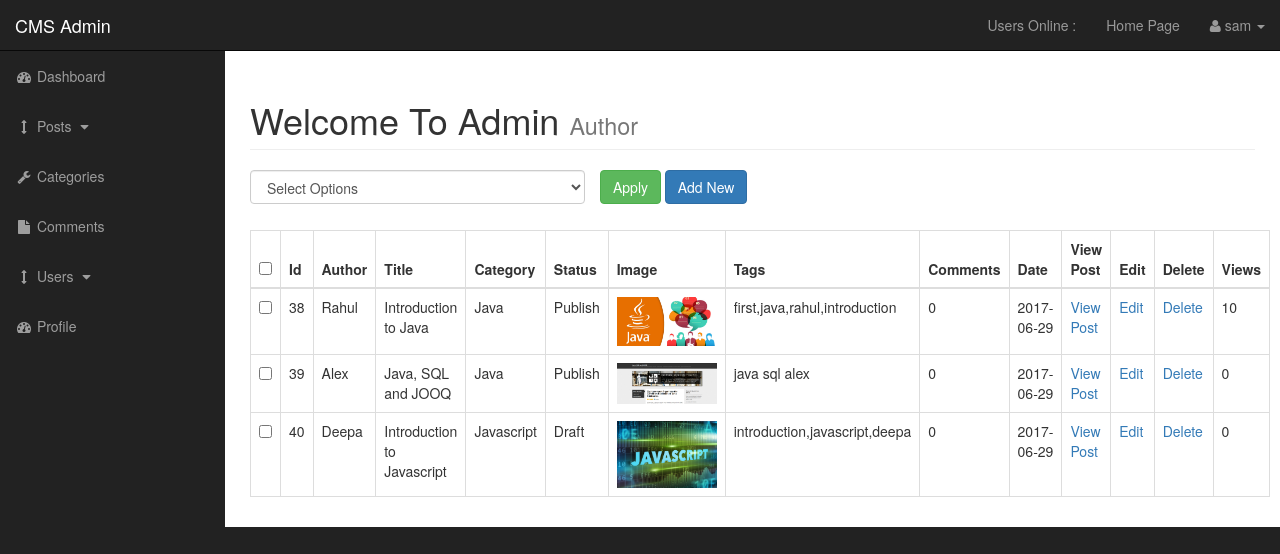
/admin/posts.php (signed in), run on the app's committed database.
### tables this page shows
CREATE TABLE `posts` (
  `post_id` int(3) NOT NULL,
  `post_category_id` int(3) NOT NULL,
  `post_title` varchar(255) NOT NULL,
  `post_author` varchar(255) NOT NULL,
  `post_date` date NOT NULL,
  `post_image` text NOT NULL,
  `post_content` text NOT NULL,
  `post_tags` varchar(255) NOT NULL,
  `post_comment_count` int(3) NOT NULL,
  `post_status` varchar(10000) NOT NULL DEFAULT 'draft',
  `post_views_count` int(11) NOT NULL
);

CREATE TABLE `categories` (
  `cat_id` int(11) NOT NULL,
  `cat_title` varchar(255) NOT NULL
);

### admin/includes/view_all_post.php (the view, shortened to what this page needs)
<form action="" method="post">
<table class="table table-bordered table-hover" >
<div id="bulkOptionContainer" class="col-xs-4">
<select value="" id="" class="form-control" name="bulk_options">
<option value="">Select Options</option>
</select>
</div>
<div class="col-xs-4">
<input type="submit" name="submit" class="btn btn-success" value="Apply">  <a class="btn btn-primary" href="posts.php?source=add_post">Add New</a>
</div>
        <thead>
        <tr>
        <th><input id="selectAllBoxes" type="checkbox"></th>
        <th>Id</th>
        <th>Author</th>
        <th>Title</th>
        <th>Category</th>
        <th>Status</th>
        <th>Image</th>
        <th>Tags</th>
        <th>Comments</th>
        <th>Date</th>
         <th>View Post</th>
        <th>Edit</th>
        <th>Delete</th>
        <th>Views</th>
  </tr>
        </thead>
        <tbody>
        <?php
$query="select * from posts ";
$select_posts=mysqli_query($connection,$query);
while($rows=mysqli_fetch_assoc($select_posts))
{
$post_id=$rows['post_id'];
$post_author=$rows['post_author'];
$post_title=$rows['post_title'];
$post_category_id=$rows['post_category_id'];
$post_status=$rows['post_status'];
$post_image=$rows['post_image'];
$post_tags=$rows['post_tags'];
$post_comment_count=$rows['post_comment_count'];
$post_date=$rows['post_date'];
$post_views_count=$rows['post_views_count'];
echo "<tr>";
?>
<td><input type='checkbox' class='checkBoxes' name='checkBoxArray[]' value='<?php echo $post_id;?>'></td>
<?php
echo "<td>$post_id</td>";
echo "<td>$post_author</td>";
echo "<td>$post_title</td>";
$query="select * from categories where cat_id ={$post_category_id} ";
$select_categories_id=mysqli_query($connection,$query);
while($rows=mysqli_fetch_assoc($select_categories_id))
{
$cat_title=$rows['cat_title'];
echo "<td>$cat_title</td>";
 }
echo "<td>$post_status</td>";
echo "<td><img width='100' src='../images/$post_image' alt='image'> </td>";
echo "<td>$post_tags</td>";
echo "<td>$post_comment_count</td>";
echo "<td>$post_date</td>";
echo "<td><a href='../post.php?p_id={$post_id}'>View Post</a></td>";
echo "<td><a href='posts.php?source=edit_post&p_id={$post_id}'>Edit</a></td>";
echo "<td><a onClick=\" javascript: return confirm('Are you sure you want ')\" href='posts.php?delete={$post_id}'>Delete</a></td>";
echo "<td>{$post_views_count}</td>";
echo "</tr>";
}
?>
 </tbody>
</table>
</form>

### admin/includes/admin_header.php (shortened to what this page needs)
<!DOCTYPE html>
<html lang="en">
<head>
    <link href="css/bootstrap.min.css" rel="stylesheet">
    <link href="css/sb-admin.css" rel="stylesheet">
    <link href="font-awesome/css/font-awesome.min.css" rel="stylesheet" type="text/css">
</head>
<body>

### admin/posts.php (shortened to what this page needs)
<?php
include "includes/admin_header.php"
?>
<div id="wrapper">
<?php
include "includes/admin_navigation.php"
?>
        <div id="page-wrapper">
            <div class="container-fluid">
                <div class="row">
                    <div class="col-lg-12">
                     <h1 class="page-header">
                            Welcome To Admin
                            <small>Author</small>
                        </h1>
    <?php
    if(isset($_GET['source']))
    {
        $source=$_GET['source'];
    }
    else
    {
        $source='';
    }
    switch($source)
    {
        default:
        include "includes/view_all_post.php";
        break;
    }
    ?>
                    </div>
                </div>
            </div>
        </div>
<?php
include "includes/admin_footer.php"
?>

### admin/includes/admin_navigation.php (shortened to what this page needs)
        <nav class="navbar navbar-inverse navbar-fixed-top" role="navigation">
            <div class="navbar-header">
                <a class="navbar-brand" href="index.php">CMS Admin</a>
            </div>
            <ul class="nav navbar-right top-nav">
    <li><a href="">Users Online :<span class="usersonline"></span></a></li>
            <li><a href="../index.php">Home Page</a></li>
                <li class="dropdown">
                    <a href="#" class="dropdown-toggle" data-toggle="dropdown"><i class="fa fa-user"></i>
<?php
if(isset($_SESSION['username']))
{
    echo $_SESSION['username'];
}
?>
                      <b class="caret"></b></a>
                </li>
            </ul>
            <div class="collapse navbar-collapse navbar-ex1-collapse">
                <ul class="nav navbar-nav side-nav">
                    <li>
                        <a href="index.php"><i class="fa fa-fw fa-dashboard"></i> Dashboard</a>
                    </li>
                    <li>
                        <a href="javascript:;" data-toggle="collapse" data-target="#posts_dropdown"><i class="fa fa-fw fa-arrows-v"></i> Posts <i class="fa fa-fw fa-caret-down"></i></a>
                    </li>
                    <li>
                        <a href="./categories.php"><i class="fa fa-fw fa-wrench"></i> Categories</a>
                    </li>
                    <li class="">
                        <a href="comments.php"><i class="fa fa-fw fa-file"></i> Comments</a>
                    </li>
                     <li>
                        <a href="javascript:;" data-toggle="collapse" data-target="#demo"><i class="fa fa-fw fa-arrows-v"></i> Users <i class="fa fa-fw fa-caret-down"></i></a>
                    </li>
                    <li>
                        <a href="profile.php"><i class="fa fa-fw fa-dashboard"></i> Profile</a>
                    </li>
                </ul>
            </div>
        </nav>

### admin/includes/admin_footer.php (shortened to what this page needs)
    </div>
</body>
</html>

### admin/css/sb-admin.css (style rules this page uses)
body { margin-top: 100px; background-color: #222; }
@media (min-width:768px) { body { margin-top: 50px; } }
#wrapper { padding-left: 0; }
#page-wrapper { width: 100%; padding: 0; background-color: #fff; }
@media (min-width:768px) { #wrapper { padding-left: 225px; } }
@media (min-width:768px) { #page-wrapper { padding: 10px; } }
.top-nav { padding: 0 15px; }
.top-nav>li { display: inline-block; float: left; }
.top-nav>li>a { padding-top: 15px; padding-bottom: 15px; line-height: 20px; color: #999; }
@media (min-width:768px) { .side-nav { position: fixed; top: 51px; left: 225px; width: 225px; margin-left: -225px; border: none; border-radius: 0; overflow-y: auto; background-color: #222; } }
@media (min-width:768px) { .side-nav>li>a { width: 225px; } }
#bulkOptionContainer { padding:0px; }

### data on the page
posts: post_id "38", post_author "Rahul", post_title "Introduction to Java", post_status "Publish", post_image (picture), post_tags "first,java,rahul,introduction", post_comment_count "0", post_date "2017-06-29", post_views_count "10"
categories: cat_title "Java"
posts: post_id "39", post_author "Alex", post_title "Java, SQL and JOOQ", post_status "Publish", post_image (picture), post_tags "java sql alex", post_comment_count "0", post_date "2017-06-29", post_views_count "0"
posts: post_id "40", post_author "Deepa", post_title "Introduction to Javascript", post_status "Draft", post_image (picture), post_tags "introduction,javascript,deepa", post_comment_count "0", post_date "2017-06-29", post_views_count "0"
categories: cat_title "Javascript"

### other printed values
$_SESSION['username'] "sam"
